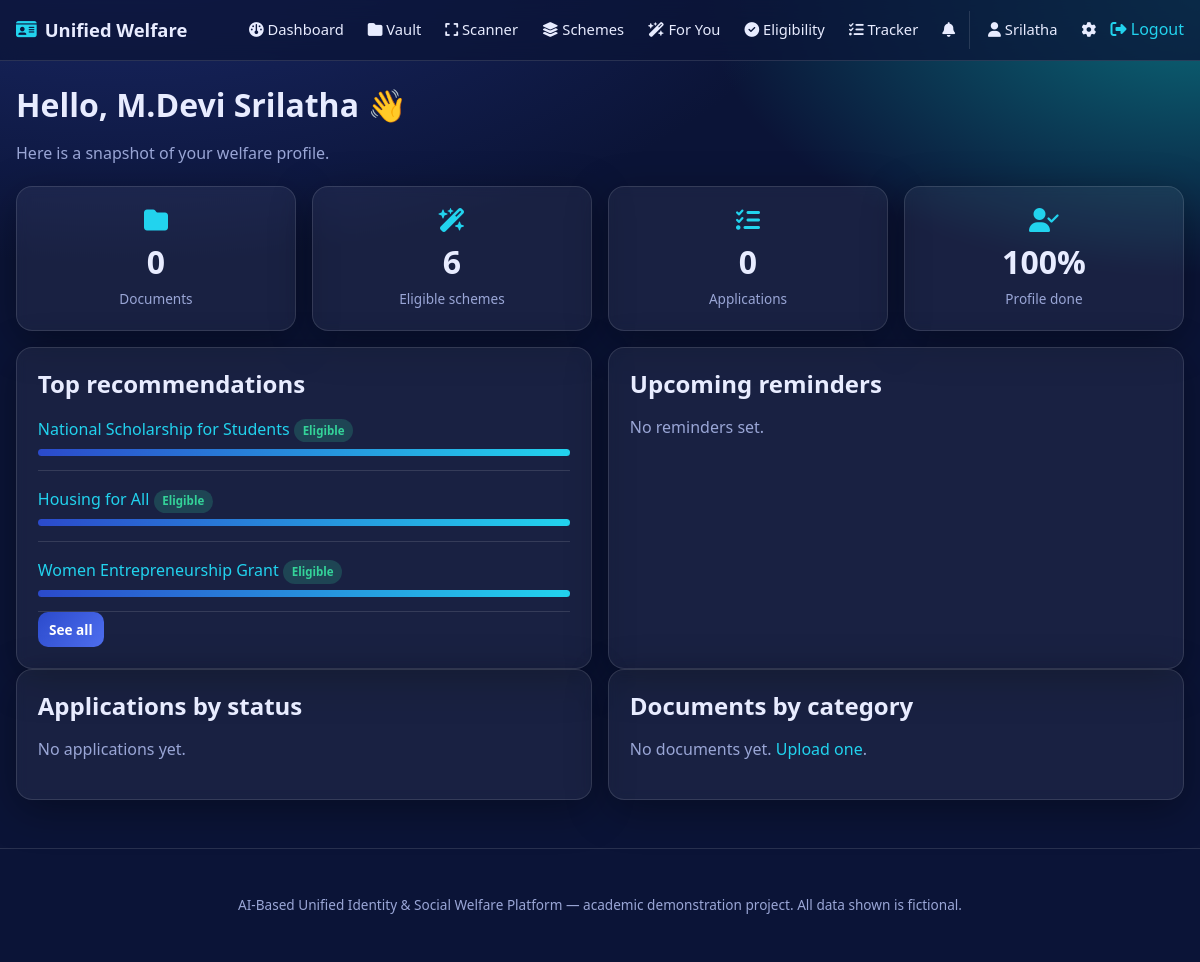
The app's page /dashboard (signed in) with its own data.
### models.py (models this page shows, shortened)
class User(UserMixin, db.Model):
    __tablename__ = "users"
    id = db.Column(db.Integer, primary_key=True)
    username = db.Column(db.String(80), unique=True, nullable=False, index=True)
    email = db.Column(db.String(120), unique=True, nullable=False, index=True)
    password_hash = db.Column(db.String(255), nullable=False)
    role = db.Column(db.String(20), nullable=False, default="user")  # user | admin
    account_active = db.Column(db.Boolean, nullable=False, default=True)
    full_name = db.Column(db.String(120))
    age = db.Column(db.Integer)
    gender = db.Column(db.String(20))
    annual_income = db.Column(db.Integer)          # in INR
    social_category = db.Column(db.String(20))     # General / OBC / SC / ST / EWS
    occupation = db.Column(db.String(80))
    state = db.Column(db.String(80))
    is_student = db.Column(db.Boolean, default=False)
    is_farmer = db.Column(db.Boolean, default=False)
    is_differently_abled = db.Column(db.Boolean, default=False)
    created_at = db.Column(db.DateTime, default=_now)
    updated_at = db.Column(db.DateTime, default=_now, onupdate=_now)
    documents = db.relationship("Document", backref="owner", lazy=True,
                                cascade="all, delete-orphan")
    recommendations = db.relationship("Recommendation", backref="user", lazy=True,
                                      cascade="all, delete-orphan")
    eligibility_checks = db.relationship("EligibilityCheck", backref="user", lazy=True,
                                         cascade="all, delete-orphan")
    applications = db.relationship("Application", backref="user", lazy=True,
                                   cascade="all, delete-orphan")
    notifications = db.relationship("Notification", backref="user", lazy=True,
                                    cascade="all, delete-orphan")
    @property
    def is_admin(self):
        return self.role == "admin"
    @property
    def is_active(self):
        return bool(self.account_active)
    def profile_dict(self):
        return {
            "age": self.age,
            "gender": self.gender,
            "annual_income": self.annual_income,
            "social_category": self.social_category,
            "occupation": self.occupation,
            "state": self.state,
            "is_student": self.is_student,
            "is_farmer": self.is_farmer,
            "is_differently_abled": self.is_differently_abled,
        }

class Recommendation(db.Model):
    __tablename__ = "recommendations"
    id = db.Column(db.Integer, primary_key=True)
    user_id = db.Column(db.Integer, db.ForeignKey("users.id"), nullable=False, index=True)
    scheme_id = db.Column(db.Integer, db.ForeignKey("schemes.id"), nullable=False, index=True)
    result = db.Column(db.String(30), nullable=False)   # Eligible / Likely / Not Eligible / Need More Info
    score = db.Column(db.Integer, default=0)            # 0-100 match score
    reasons = db.Column(db.Text)                        # newline-joined explanation
    generated_at = db.Column(db.DateTime, default=_now)
    scheme = db.relationship("Scheme", lazy=True)

class Scheme(db.Model):
    __tablename__ = "schemes"
    id = db.Column(db.Integer, primary_key=True)
    scheme_name = db.Column(db.String(150), nullable=False)
    category = db.Column(db.String(60), nullable=False, index=True)
    description = db.Column(db.Text, nullable=False)
    benefits = db.Column(db.Text)
    official_url = db.Column(db.String(255))
    required_documents = db.Column(db.Text)   # comma-separated list
    is_active = db.Column(db.Boolean, default=True)
    created_at = db.Column(db.DateTime, default=_now)
    updated_at = db.Column(db.DateTime, default=_now, onupdate=_now)
    rules = db.relationship("EligibilityRule", backref="scheme", lazy=True,
                            cascade="all, delete-orphan")

### routes/main.py (the view)
@main_bp.route("/dashboard")
@login_required
def dashboard():
    uid = current_user.id
    doc_count = Document.query.filter_by(user_id=uid).count()
    app_count = Application.query.filter_by(user_id=uid).count()
    rec_count = Recommendation.query.filter_by(user_id=uid).filter(
        Recommendation.result.in_(["Eligible", "Likely Eligible"])
    ).count()
    completion = profile_completion(current_user.profile_dict())
    top = recommendation_service.top_recommendations(current_user, limit=3)
    status_counts = {}
    for app in Application.query.filter_by(user_id=uid).all():
        status_counts[app.status] = status_counts.get(app.status, 0) + 1
    cat_counts = {}
    for d in Document.query.filter_by(user_id=uid).all():
        cat_counts[d.category] = cat_counts.get(d.category, 0) + 1
    reminders = (
        Application.query.filter_by(user_id=uid)
        .filter(Application.reminder_date.isnot(None))
        .order_by(Application.reminder_date.asc())
        .limit(5)
        .all()
    )
    return render_template(
        "dashboard.html",
        doc_count=doc_count,
        app_count=app_count,
        rec_count=rec_count,
        completion=completion,
        top=top,
        status_counts=status_counts,
        cat_counts=cat_counts,
        reminders=reminders,
    )

### services/recommendation_service.py (called while the page is built)
def top_recommendations(user, limit=3):
    recs = (
        Recommendation.query.filter_by(user_id=user.id)
        .order_by(Recommendation.score.desc())
        .all()
    )
    good = [r for r in recs if r.result in ("Eligible", "Likely Eligible")]
    return good[:limit] if good else recs[:limit]

### services/rules_engine.py (called while the page is built)
def profile_completion(profile):
    filled = 0
    for f in PROFILE_FIELDS:
        v = profile.get(f, None)
        if isinstance(v, bool):
            filled += 1
        elif v not in (None, ""):
            filled += 1
    return int(round((filled / len(PROFILE_FIELDS)) * 100))

### templates/dashboard.html (shortened to what this page needs)
{% extends "base.html" %}
{% block content %}
<div class="page-head">
  <h1>Hello, {{ current_user.full_name or current_user.username }} 👋</h1>
  <p class="muted">Here is a snapshot of your welfare profile.</p>
</div>
<div class="grid grid-4 stat-row">
  <div class="card stat"><i class="fa-solid fa-folder"></i>
    <div class="stat-num">{{ doc_count }}</div><div class="stat-label">Documents</div></div>
  <div class="card stat"><i class="fa-solid fa-wand-magic-sparkles"></i>
    <div class="stat-num">{{ rec_count }}</div><div class="stat-label">Eligible schemes</div></div>
  <div class="card stat"><i class="fa-solid fa-list-check"></i>
    <div class="stat-num">{{ app_count }}</div><div class="stat-label">Applications</div></div>
  <div class="card stat"><i class="fa-solid fa-user-check"></i>
    <div class="stat-num">{{ completion }}%</div><div class="stat-label">Profile done</div></div>
</div>
<div class="grid grid-2">
  <div class="card">
    <h2>Top recommendations</h2>
    {% if top %}
      <ul class="rec-list">
        {% for r in top %}
          <li>
            <a href="{{ url_for('schemes.detail', scheme_id=r.scheme_id) }}">
              {{ r.scheme.scheme_name if r.scheme else 'Scheme' }}</a>
            <span class="tag tag-{{ r.result|replace(' ','')|lower }}">{{ r.result }}</span>
            <div class="mini-progress"><div style="width: {{ r.score }}%"></div></div>
          </li>
        {% endfor %}
      </ul>
      <a class="btn btn-small" href="{{ url_for('recommendations.index') }}">See all</a>
    {% else %}
      <p class="muted">No recommendations yet. Fill your profile and
        <a href="{{ url_for('recommendations.index') }}">refresh</a>.</p>
    {% endif %}
  </div>
  <div class="card">
    <h2>Upcoming reminders</h2>
    {% if reminders %}
      <ul class="plain-list">
        {% for a in reminders %}
          <li>
            <a href="{{ url_for('applications.detail', app_id=a.id) }}">
              {{ a.scheme.scheme_name if a.scheme else 'Application' }}</a>
            <span class="muted">{{ a.reminder_date }}</span>
            {% if a.is_reminder_due %}<span class="tag tag-noteligible">Due</span>{% endif %}
          </li>
        {% endfor %}
      </ul>
    {% else %}
      <p class="muted">No reminders set.</p>
    {% endif %}
  </div>
</div>
<div class="grid grid-2">
  <div class="card">
    <h2>Applications by status</h2>
    {% if status_counts %}
      <div class="bars">
        {% set maxv = status_counts.values()|max %}
        {% for status, count in status_counts.items() %}
          <div class="bar-row">
            <span class="bar-label">{{ status }}</span>
            <div class="bar"><div class="bar-fill" style="width: {{ (count / maxv * 100)|round }}%"></div></div>
            <span class="bar-count">{{ count }}</span>
          </div>
        {% endfor %}
      </div>
    {% else %}<p class="muted">No applications yet.</p>{% endif %}
  </div>
  <div class="card">
    <h2>Documents by category</h2>
    {% if cat_counts %}
      <div class="bars">
        {% set maxc = cat_counts.values()|max %}
        {% for cat, count in cat_counts.items() %}
          <div class="bar-row">
            <span class="bar-label">{{ cat }}</span>
            <div class="bar"><div class="bar-fill alt" style="width: {{ (count / maxc * 100)|round }}%"></div></div>
            <span class="bar-count">{{ count }}</span>
          </div>
        {% endfor %}
      </div>
    {% else %}<p class="muted">No documents yet.
      <a href="{{ url_for('documents.upload') }}">Upload one</a>.</p>{% endif %}
  </div>
</div>
{% endblock %}

### templates/base.html (shortened to what this page needs)
<!doctype html>
<html lang="en">
<head>
  <link rel="stylesheet"
        href="https://cdnjs.cloudflare.com/ajax/libs/font-awesome/6.5.1/css/all.min.css">
  <link rel="stylesheet" href="{{ url_for('static', filename='css/style.css') }}">
</head>
<body>
<nav class="navbar">
  <div class="nav-inner">
    <a class="brand" href="{{ url_for('main.index') }}">
      <i class="fa-solid fa-id-card"></i> <span>Unified Welfare</span>
    </a>
    <div class="nav-links">
      {% if current_user.is_authenticated %}
        <a href="{{ url_for('main.dashboard') }}"><i class="fa-solid fa-gauge"></i> Dashboard</a>
        <a href="{{ url_for('documents.list_documents') }}"><i class="fa-solid fa-folder"></i> Vault</a>
        <a href="{{ url_for('scanner.list_scanner') }}"><i class="fa-solid fa-expand"></i> Scanner</a>
        <a href="{{ url_for('schemes.explore') }}"><i class="fa-solid fa-layer-group"></i> Schemes</a>
        <a href="{{ url_for('recommendations.index') }}"><i class="fa-solid fa-wand-magic-sparkles"></i> For You</a>
        <a href="{{ url_for('eligibility.check') }}"><i class="fa-solid fa-circle-check"></i> Eligibility</a>
        <a href="{{ url_for('applications.list_applications') }}"><i class="fa-solid fa-list-check"></i> Tracker</a>
        <a href="{{ url_for('main.notifications') }}" class="bell">
          <i class="fa-solid fa-bell"></i>
        </a>
        <div class="nav-user">
          <a href="{{ url_for('auth.profile') }}"><i class="fa-solid fa-user"></i> {{ current_user.username }}</a>
          <a href="{{ url_for('main.settings') }}" title="Settings"><i class="fa-solid fa-gear"></i></a>
          <form method="post" action="{{ url_for('auth.logout') }}" class="inline">
            <button type="submit" class="link-btn"><i class="fa-solid fa-right-from-bracket"></i> Logout</button>
          </form>
        </div>
      {% else %}
        <a href="{{ url_for('schemes.explore') }}">Schemes</a>
        <a href="{{ url_for('auth.login') }}">Log in</a>
        <a href="{{ url_for('auth.register') }}" class="btn btn-small">Sign up</a>
      {% endif %}
    </div>
  </div>
</nav>
<main id="main" class="container">
  {% block content %}{% endblock %}
</main>
<footer class="footer">
  <p>AI-Based Unified Identity &amp; Social Welfare Platform &mdash;
     academic demonstration project. All data shown is fictional.</p>
</footer>
</body>
</html>

### static/css/style.css (style rules this page uses)
:root { --navy: #0b1437; --navy-2: #14205a; --royal: #2b4acb; --royal-light: #4f6ff0; --cyan: #22d3ee; --cyan-deep: #0891b2; --ink: #0f172a; --text: #e8ecff; --muted: #9aa6d6; --card: rgba(255, 255, 255, 0.06); --card-border: rgba(255, 255, 255, 0.12); --ok: #34d399; --warn: #fbbf24; --danger: #f87171; --radius: 16px; --shadow: 0 10px 40px rgba(0, 0, 0, 0.35); }
* { box-sizing: border-box; }
html { scroll-behavior: smooth; }
body { margin: 0; font-family: "Segoe UI", system-ui, -apple-system, Roboto, Arial, sans-serif; color: var(--text); background: radial-gradient(1200px 600px at 10% -10%, #1b2a6b 0%, transparent 60%), radial-gradient(900px 500px at 100% 0%, #0b6b7a 0%, transparent 55%), var(--navy); min-height: 100vh; line-height: 1.6; }
a { color: var(--cyan); text-decoration: none; }
h1, h2, h3 { line-height: 1.25; margin: 0 0 .6rem; }
.navbar { position: sticky; top: 0; z-index: 100; background: rgba(11, 20, 55, 0.75); backdrop-filter: blur(12px); border-bottom: 1px solid var(--card-border); }
.nav-inner { max-width: 1200px; margin: 0 auto; padding: .7rem 1rem; display: flex; align-items: center; gap: 1rem; flex-wrap: wrap; }
.brand { font-weight: 700; font-size: 1.15rem; color: var(--text); display: flex; align-items: center; gap: .5rem; }
.brand i { color: var(--cyan); }
.nav-links { display: flex; align-items: center; gap: .3rem; margin-left: auto; flex-wrap: wrap; }
.nav-links a { color: var(--text); padding: .45rem .6rem; border-radius: 10px; font-size: .92rem; }
.nav-user { display: flex; align-items: center; gap: .3rem; padding-left: .5rem; border-left: 1px solid var(--card-border); }
.bell { position: relative; }
.container { max-width: 1200px; margin: 0 auto; padding: 1.5rem 1rem 3rem; }
.page-head { margin-bottom: 1.2rem; }
.grid { display: grid; gap: 1rem; }
.grid-2 { grid-template-columns: repeat(2, 1fr); }
.grid-4 { grid-template-columns: repeat(4, 1fr); }
.card { background: var(--card); border: 1px solid var(--card-border); border-radius: var(--radius); padding: 1.3rem; box-shadow: var(--shadow); backdrop-filter: blur(6px); }
.btn { display: inline-flex; align-items: center; gap: .45rem; cursor: pointer; background: linear-gradient(135deg, var(--royal), var(--royal-light)); color: #fff; border: none; padding: .65rem 1.1rem; border-radius: 12px; font-size: .95rem; font-weight: 600; transition: transform .08s, box-shadow .2s; }
.btn-small { padding: .4rem .7rem; font-size: .85rem; border-radius: 10px; }
.link-btn { background: none; border: none; color: var(--cyan); cursor: pointer; font: inherit; padding: 0; }
.inline { display: inline; }
.muted { color: var(--muted); }
.tag { display: inline-block; padding: .15rem .55rem; border-radius: 999px; font-size: .72rem; font-weight: 600; }
.tag-eligible, .tag-verified { background: rgba(52,211,153,.2); color: var(--ok); }
.stat-row { margin-bottom: 1rem; }
.stat { text-align: center; }
.stat i { font-size: 1.5rem; color: var(--cyan); }
.stat-num { font-size: 2rem; font-weight: 800; }
.stat-label { color: var(--muted); font-size: .85rem; }
.mini-progress { background: rgba(0,0,0,.3); border-radius: 999px; height: 7px; overflow: hidden; margin: .4rem 0; }
.mini-progress div { height: 100%; background: linear-gradient(90deg, var(--royal), var(--cyan)); }
.rec-list, .plain-list, .notif-list, .checklist, .rules, .reasons { list-style: none; padding: 0; margin: 0; display: grid; gap: .5rem; }
.rec-list li, .plain-list li { padding: .5rem 0; border-bottom: 1px solid var(--card-border); }
.footer { text-align: center; padding: 2rem 1rem; color: var(--muted); font-size: .85rem; border-top: 1px solid var(--card-border); }

### records on screen
User: username "Srilatha", full_name "M.Devi Srilatha"
Recommendation: scheme "National Scholarship for Students", result "Eligible", score 100 (drawn)
Recommendation: scheme "Housing for All", result "Eligible", score 100 (drawn)
Recommendation: scheme "Women Entrepreneurship Grant", result "Eligible", score 100 (drawn)

### other values on screen
{{ doc_count }} "0"
{{ rec_count }} "6"
{{ app_count }} "0"
{{ completion }} "100"
